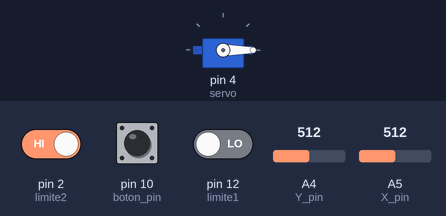
Simulated run of this sketch. Board: Arduino Uno, built with avr-gcc and run on an emulated ATmega328P. On the bench: servo. Inputs (shaded band) come from the test bench; at power-on: A5 (X_pin) = 512, pin 2 (limite2) HIGH, pin 10 (boton_pin) HIGH, pin 12 (limite1) LOW, A4 (Y_pin) = 512. What the sketch prints to the serial monitor is not drawn.

Above: at 0.75 s.
1.3 s: A5 (X_pin) set to 585
4.3 s: A5 (X_pin) set to 615
At 5.4 s:
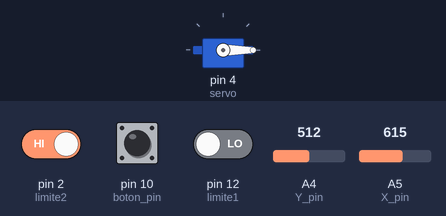
7.3 s: pin 2 (limite2) driven LOW
10.3 s: pin 2 (limite2) driven HIGH
13.3 s: pin 2 (limite2) driven LOW
16.3 s: pin 10 (boton_pin) pulled LOW for 0.15 s
At 16.6 s:
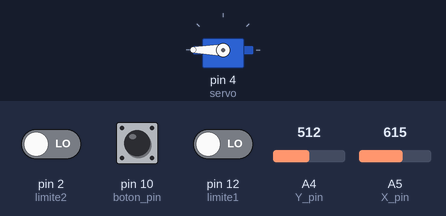
Timing chart, 0 to 66.9 s (numbered marks = the images above; inputs shaded):
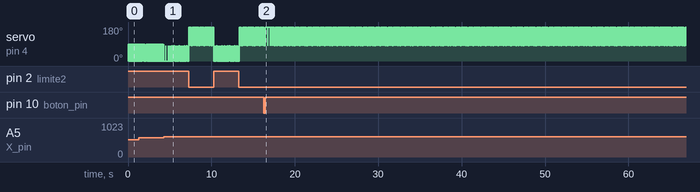

Measured:
- the behaviour switches between 600 and 601 on A5 (X_pin) (found by bisection; images 0 and 1)

The sketch:

Seguro4.3.ino
```cpp
#include <Servo.h>
#define Y_pin A4
#define X_pin A5
#define boton_pin 10

int limite2 = 2;
int limite1 = 12;
int v = 0;
int modoAuto = 0;
int JoystickEjeX;


Servo servo;
int automat;

void setup(){
  modoAuto = 1;
  automat = 1;
  servo.attach(4);
  pinMode(boton_pin, INPUT_PULLUP);
  Serial.begin(9600);
  pinMode(limite2, INPUT);
  pinMode(limite1, INPUT);
  servo.write(180);
}
void loop(){

  if( digitalRead(boton_pin) == HIGH)
  {
    if(automat==1)
    automat=0;
    else
    automat=1;
  }

  if (automat==1)
  {
    if( LOW == digitalRead(limite2) )
    {
      v = 190;
    }
    else if( LOW == digitalRead(limite1) ){
      v = 0;
    }
   servo.write(v);
  }
 else{
      int valorX = analogRead(X_pin);
      int valorY = analogRead(Y_pin);
      JoystickEjeX = valorX;

      if( JoystickEjeX < 400 ){
            int v = 80;
          if(JoystickEjeX > 950){
            v = 0;
          }
          Serial.println(v);
          servo.write(v);
      }

      else if( JoystickEjeX <= 600 ){
          servo.write(90);
      }

      else {
                  int v = 80;
          if(JoystickEjeX > 950){
            v = 0;
          }
          Serial.println(v);
          servo.write(v);

      }
 }
}
```
